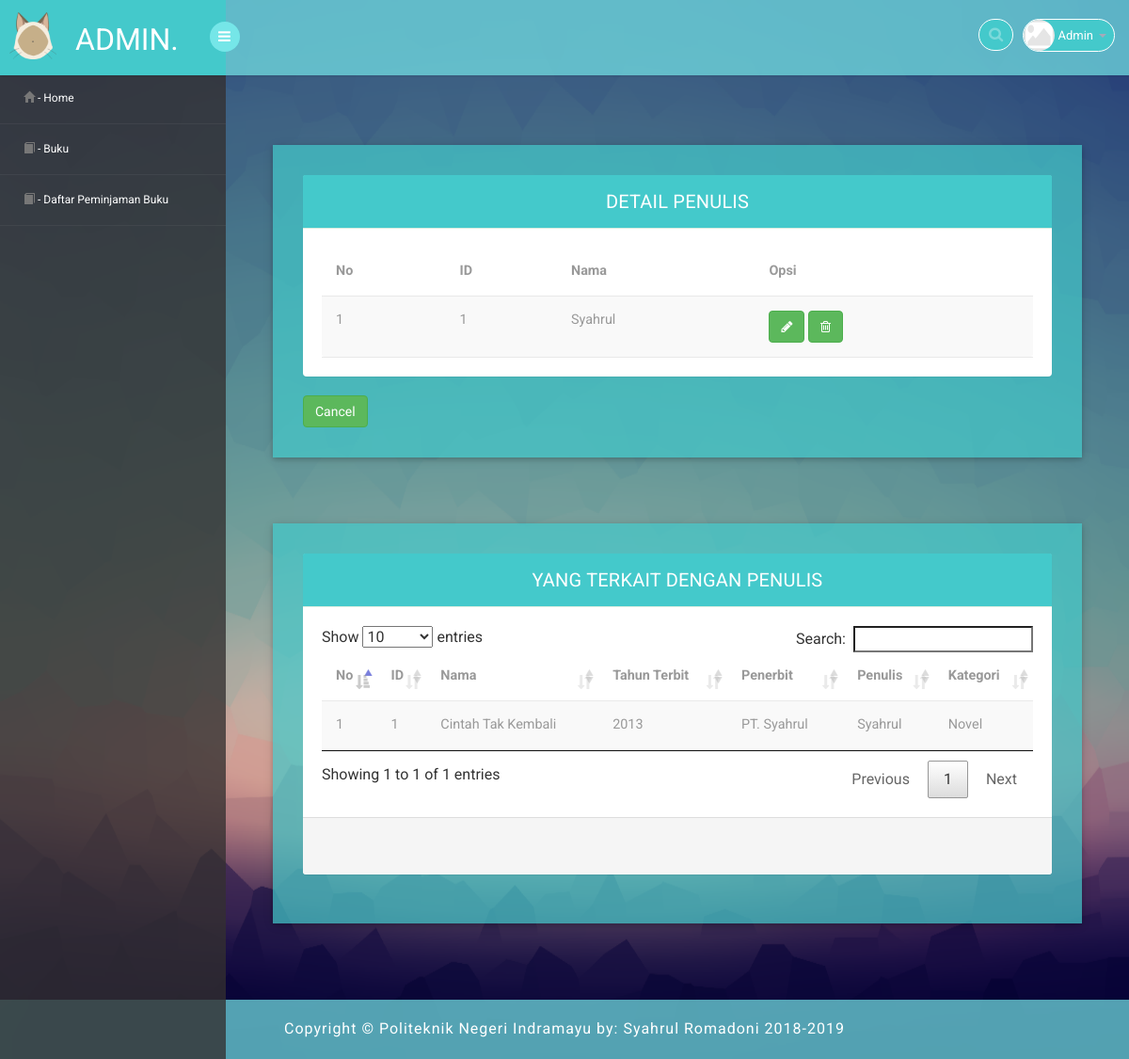
The page /3/media.php?page=detail_penulis&id=1 (signed in) on the database as committed earlier.
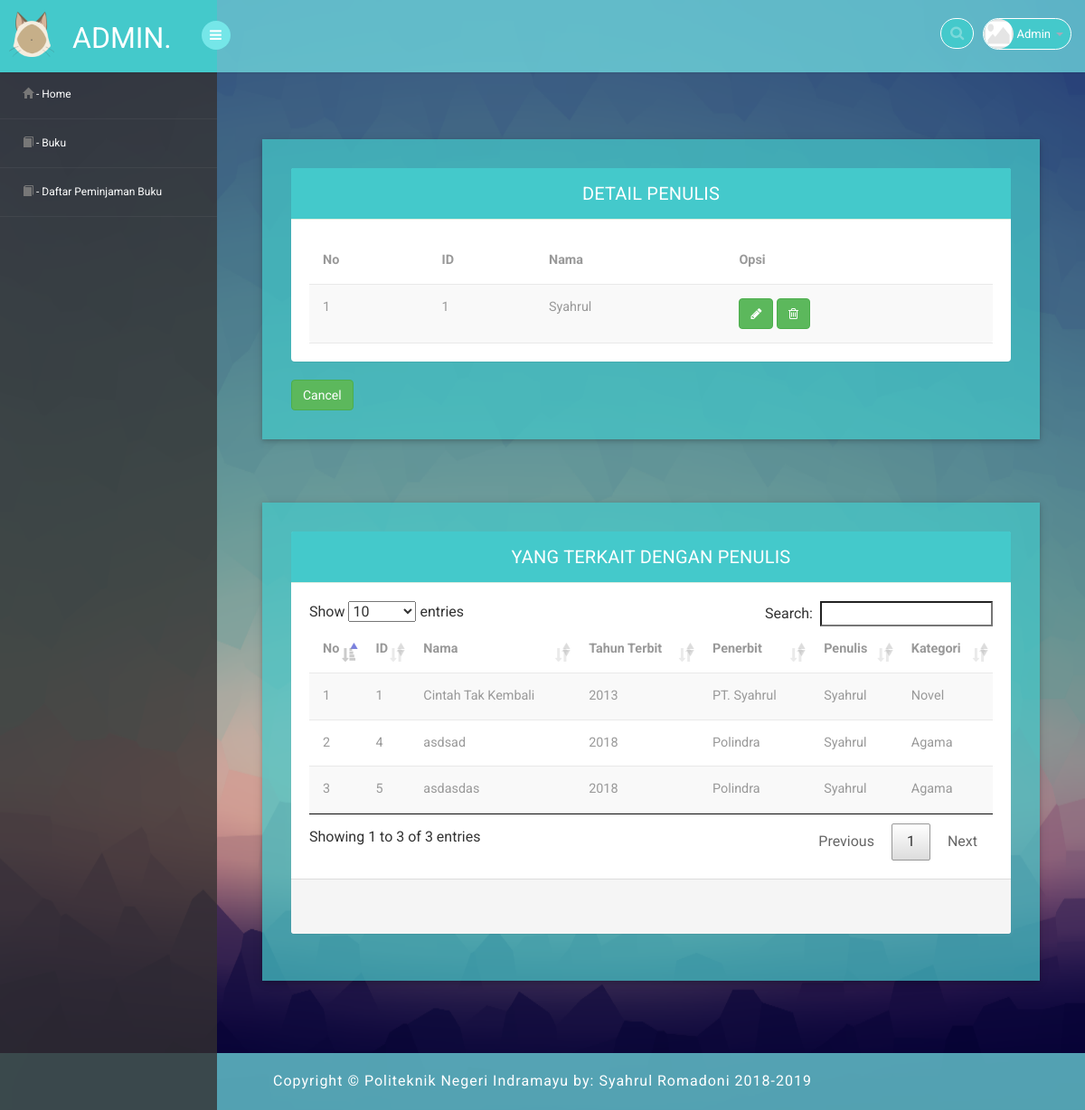
The same page on the database as committed later.
### tables this page shows
CREATE TABLE `penulis` (
  `id` int(11) NOT NULL,
  `nama` varchar(255) NOT NULL,
  `alamat` text,
  `telepon` varchar(255) DEFAULT NULL,
  `email` varchar(255) DEFAULT NULL
);

CREATE TABLE `buku` (
  `id` int(11) NOT NULL,
  `nama` varchar(255) NOT NULL,
  `tahun_terbit` year(4) DEFAULT NULL,
  `id_penulis` int(11) DEFAULT NULL,
  `id_penerbit` int(11) DEFAULT NULL,
  `id_kategori` int(11) DEFAULT NULL,
  `sinopsis` text,
  `sampul` varchar(255) DEFAULT NULL,
  `berkas` varchar(255) DEFAULT NULL
);

CREATE TABLE `penerbit` (
  `id` int(11) NOT NULL,
  `nama` varchar(255) DEFAULT NULL,
  `alamat` text,
  `telepon` varchar(255) DEFAULT NULL,
  `email` varchar(2555) DEFAULT NULL
);

CREATE TABLE `kategori` (
  `id` int(11) NOT NULL,
  `nama` varchar(255) NOT NULL
);

### 3/halaman/mod_buku/detail_penulis.php (the view, shortened to what the changed rows need)
<?php
include "../config/koneksi.php";
$id=$_GET['id'];
$query = "SELECT * FROM penulis WHERE id='$id'";
$hasil = mysqli_query($conn, $query);
$tampil = mysqli_num_rows($hasil);
$i = 1;
if ( $tampil> 0) {
    while ( $data = mysqli_fetch_assoc($hasil)) {
?>
<div class="row">
    <div class="panel-body">
        <div class="col-md-12 w3ls-graph">
            <div class="agileinfo-grap">
                <div class="panel panel-default">
                    <div class="panel-heading">DETAIL PENULIS</div>
                        <div class="table-responsive sr">
                          <table class="table table-striped b-t b-light">
                            <thead>
                              <tr>
                                <th>No</th>
                                <th>ID</th>
                                <th>Nama</th>
                                <th>Opsi</th>
                              </tr>
                            </thead>
                            <tbody>
                                <tr>
                                    <td><?php echo $i++ ?></td>
                                    <td><?php echo $data['id']; ?></td>
                                    <td><?php echo $data['nama']; ?></td>
                                    <td>
                                        <a href="media.php?page=edit_penulis&id=<?php echo $data['id'] ?>"><button class="btn btn-success" type="submit"><i class="fa fa-pencil"></i></button></a>
                                        <a href="halaman/mod_buku/aksi_hapus_penulis.php?id=<?php echo $data['id'] ?>"><button class="btn btn-success" type="submit"><i class="fa fa-trash-o"></i></button></a>
                                    </td>
                              </tr>
                            </tbody>
                        </table>
                    </div>
                </div>
                <div align="left">
                    <button class="btn btn-success" type="button" onclick="history.back()">Cancel</button>
                </div>
            </div>
        </div>
    </div>
</div>
<div class="row">
    <div class="panel-body">
        <div class="col-md-12 w3ls-graph">
            <div class="agileinfo-grap">
                <div class="panel panel-default">
                    <div class="panel-heading">YANG TERKAIT DENGAN PENULIS</div>
                        <div class="table-responsive sr">
                          <table id="data" class="table table-striped b-t b-light">
                            <thead>
                              <tr>
                                <th>No</th>
                                <th>ID</th>
                                <th>Nama</th>
                                <th>Tahun Terbit</th>
                                <th>Penerbit</th>
                                <th>Penulis</th>
                                <th>Kategori</th>
                              </tr>
                            </thead>
                            <tbody>
                                <?php
                                    $query  = "SELECT * FROM buku WHERE id_penulis='$id'";
                                    $hasil  = mysqli_query($conn, $query);
                                    $tampil = mysqli_num_rows($hasil);
                                    $i = 1;
                                    if ( $tampil> 0) {
                                        while ( $data = mysqli_fetch_assoc($hasil)) {
                                ?>
                                <tr>
                                    <td><?php echo $i++ ?></td>
                                    <td><?php echo $data['id']; ?></td>
                                    <td><?php echo $data['nama']; ?></td>
                                    <td><?php echo $data['tahun_terbit']; ?></td>
                                    <?php
                                        $data1 = mysqli_query($conn, "SELECT * FROM penerbit WHERE id='$data[id_penerbit]'");
                                        $id    = mysqli_fetch_array($data1);
                                        $mp1   = $id['nama'];
                                    ?>
                                    <td><?php echo $mp1; ?></td>
                                    <?php
                                        $data2 = mysqli_query($conn, "SELECT * FROM penulis WHERE id='$data[id_penulis]'");
                                        $id    = mysqli_fetch_array($data2);
                                        $mp2   = $id['nama'];
                                    ?>
                                    <td><?php echo $mp2; ?></td>
                                    <?php
                                        $data3 = mysqli_query($conn, "SELECT * FROM kategori WHERE id='$data[id_kategori]'");
                                        $id    = mysqli_fetch_array($data3);
                                        $mp3   = $id['nama'];
                                    ?>
                                    <td><?php echo $mp3; ?></td>
                                </tr>
                                <?php
                                    }
                                }
                                ?>
                            </tbody>
                        </table>
                    </div>
                    <footer class="panel-footer">
                        <div class="row">
                        </div>
                    </footer>
                </div>
            </div>
        </div>
    </div>
</div>
<?php
    }
}
?>

Rows that differ between the two databases and show on the page:
added buku: id "4", nama "asdsad", tahun_terbit "2018", id_penerbit.nama "Polindra", id_penulis.nama "Syahrul", id_kategori.nama "Agama"
added buku: id "5", nama "asdasdas", tahun_terbit "2018", id_penerbit.nama "Polindra", id_penulis.nama "Syahrul", id_kategori.nama "Agama"
Other text that changed with them:
text written by a page script: "Show entries Search: Showing 1 to 1 of 1 entries Previous 1 Next" → "Show entries Search: Showing 1 to 3 of 3 entries Previous 1 Next"
